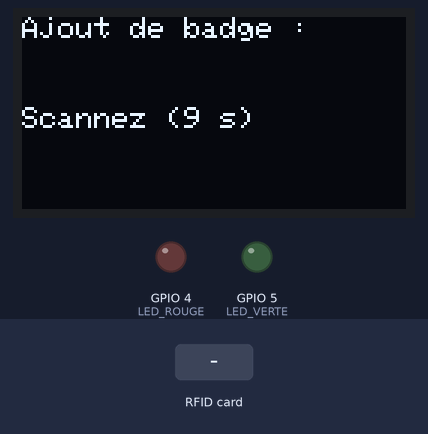
Simulated run of this sketch. Board: ESP32. Shown: 128×64 one-colour display, output pins drawn as LEDs (lit = HIGH). Inputs (shaded band) come from the test bench. WiFi joins after 1.5 s; servers stay silent unless stated; uploads are accepted with an empty reply; the local clock reads 2024-03-15 10:24:30 at power-on unless the sketch sets it; what the sketch prints to the serial monitor is not drawn.

Above: at 2.8 s.
2.9 s: RFID card DE AD BE EF held to the reader
At 4.0 s:
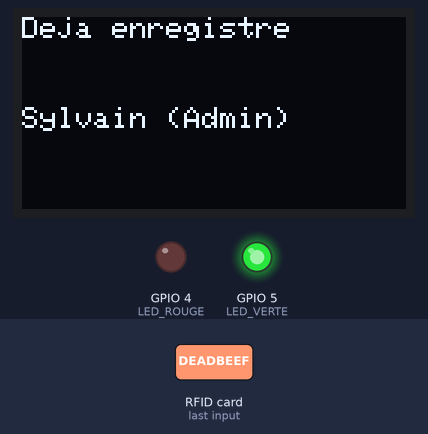
5.9 s: RFID card 5E 7A 19 C4 held to the reader
At 7.1 s:
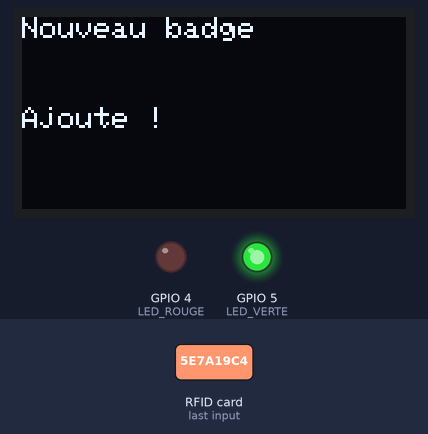
8.9 s: RFID card 5E 7A 19 C4 held to the reader
At 9.9 s:
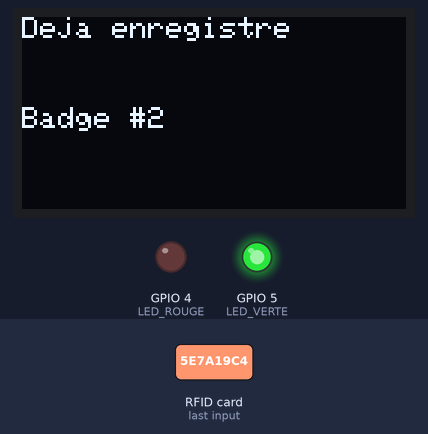
11.9 s: RFID card DE AD BE EF held to the reader
At 13.3 s:
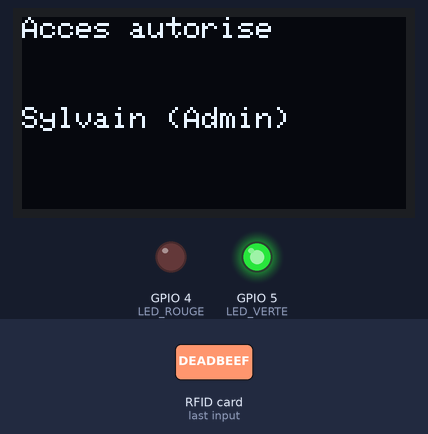
14.9 s: RFID card 5E 7A 19 C4 held to the reader
At 16.1 s:
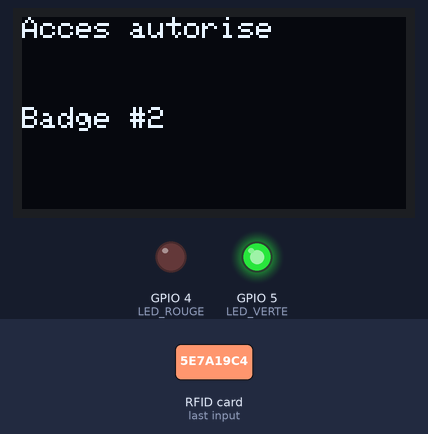
Timing chart, 0 to 18.1 s (numbered marks = the images above; inputs shaded):
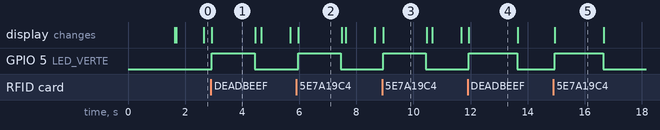

The sketch:

projetIot-rfid.ino
```cpp
#include <Wire.h>
#include <Adafruit_GFX.h>
#include <Adafruit_SSD1306.h>
#include <SPI.h>
#include <MFRC522.h>
#include <WiFi.h>
#include <WiFiClientSecure.h>
#include <HTTPClient.h>
#include <ESPAsyncWebServer.h>
#include <time.h>

const char* ssid = "...";
const char* password = "...";
const char* FIREBASE_HOST = "https://projetiot-rfid-default-rtdb.europe-west1.firebasedatabase.app";

const char* ntpServer = "pool.ntp.org";
const long gmtOffset_sec = 3600;      // UTC+1 (Paris)
const int daylightOffset_sec = 3600;  // Heure d'été

AsyncWebServer server(80);

// Ecran
#define SDA_PIN 9
#define SCL_PIN 10
#define SCREEN_WIDTH 128
#define SCREEN_HEIGHT 64
#define OLED_RESET -1
#define SCREEN_ADDR 0x3C

Adafruit_SSD1306 display(SCREEN_WIDTH, SCREEN_HEIGHT, &Wire, OLED_RESET);


// Capteur RFID
#define SCK_PIN 2
#define MISO_PIN 6
#define MOSI_PIN 7
#define SS_PIN 3
#define RST_PIN 8

MFRC522 rfid(SS_PIN, RST_PIN);


// LED
#define LED_ROUGE 4
#define LED_VERTE 5

struct Badge {
  byte uid[4];
  String nom;
};

// Liste badge valide
#define MAX_BADGES 10
Badge badges[MAX_BADGES] = {
  {{0xDE, 0xAD, 0xBE, 0xEF}, "Sylvain (Admin)"}
};
int nbBadges = 1;

unsigned long debutAjout = 0;
const unsigned long DUREE_AJOUT = 10000;
bool attenteAffichee = false;


// Interface WEB
const char index_html[] PROGMEM = R"rawliteral(
<!DOCTYPE HTML>
<html lang="fr">
<head>
  <meta charset="UTF-8">
  <meta name="viewport" content="width=device-width, initial-scale=1">
  <title>Historique RFID - Temps Réel</title>
  <style>
    body { font-family: Arial, sans-serif; margin: 20px; background: #f4f6f9; color: #333; }
    h2 { color: #1a73e8; }
    .status-bar { margin-bottom: 15px; font-size: 0.9em; color: #555; }
    table { width: 100%%; border-collapse: collapse; background: white; box-shadow: 0 2px 5px rgba(0,0,0,0.1); border-radius: 6px; overflow: hidden; }
    th, td { padding: 12px 15px; text-align: left; border-bottom: 1px solid #e0e0e0; }
    th { background-color: #1a73e8; color: white; }
    tr:hover { background-color: #f9f9f9; }
    .autorise { color: #188038; font-weight: bold; }
    .refuse { color: #d93025; font-weight: bold; }
  </style>
</head>
<body>
  <h2>Contrôle d'Accès RFID - Temps Réel</h2>
  <div class="status-bar" id="statusBar">Synchronisation avec Firebase...</div>
  <table>
    <thead>
      <tr>
        <th>Date et Heure</th>
        <th>UID du Badge</th>
        <th>Nom du Porteur</th>
        <th>Statut</th>
      </tr>
    </thead>
    <tbody id="logTable">
      <tr><td colspan="4">Chargement de l'historique...</td></tr>
    </tbody>
  </table>

  <script>
    const firebaseUrl = "%FIREBASE_URL%/passages.json";
    const tableBody = document.getElementById("logTable");
    const statusBar = document.getElementById("statusBar");

    async function chargerHistorique() {
      try {
        const res = await fetch(firebaseUrl);
        const data = await res.json();
        statusBar.innerText = "Connecté en temps réel à Firebase";

        if (!data) {
          tableBody.innerHTML = "<tr><td colspan='4'>Aucun passage enregistré dans Firebase.</td></tr>";
          return;
        }

        let html = "";
        const cles = Object.keys(data).reverse();
        cles.forEach(cle => {
          const item = data[cle];
          if (!item || !item.uid) return;
          const classe = item.statut === "Autorisé" ? "autorise" : "refuse";
          html += `<tr>
            <td>${item.dateHeure || "-"}</td>
            <td><code>${item.uid}</code></td>
            <td>${item.nom || "Inconnu"}</td>
            <td class="${classe}">${item.statut}</td>
          </tr>`;
        });
        tableBody.innerHTML = html;
      } catch (err) {
        statusBar.innerText = "Erreur de lecture Firebase";
        console.error(err);
      }
    }

    chargerHistorique();
    setInterval(chargerHistorique, 2000);
  </script>
</body>
</html>
)rawliteral";

String processor(const String& var) {
  if (var == "FIREBASE_URL") return FIREBASE_HOST;
  return "";
}

void afficher(const char* l1, const char* l2 = "") {
  display.clearDisplay();
  display.setTextSize(1);
  display.setTextColor(SSD1306_WHITE);
  display.setCursor(0, 0);
  display.println(l1);
  if (strlen(l2) > 0) {
    display.setCursor(0, 30);
    display.println(l2);
  }
  display.display();
}

String uidToString(byte *uid, byte len) {
  String s = "";
  for (byte i = 0; i < len; i++) {
    if (i > 0) s += " ";
    if (uid[i] < 0x10) s += "0";
    s += String(uid[i], HEX);
  }
  s.toUpperCase();
  return s;
}

String getDateHeure() {
  struct tm t;
  if (!getLocalTime(&t)) return "Heure non synchro";
  char buf[25];
  strftime(buf, sizeof(buf), "%d/%m/%Y %H:%M:%S", &t);
  return String(buf);
}

int trouverBadge(byte *uid, byte len) {
  if (len != 4) return -1;
  for (int i = 0; i < nbBadges; i++) {
    if (memcmp(uid, badges[i].uid, 4) == 0) return i;
  }
  return -1;
}

void envoyerFirebase(String uid, String nom, String statut) {
  if (WiFi.status() != WL_CONNECTED) return;

  WiFiClientSecure client;
  client.setInsecure();

  HTTPClient http;
  String url = String(FIREBASE_HOST) + "/passages.json";

  if (http.begin(client, url)) {
    http.addHeader("Content-Type", "application/json");

    String json = "{\"uid\":\"" + uid + "\",\"nom\":\"" + nom + "\",\"dateHeure\":\"" + getDateHeure() + "\",\"statut\":\"" + statut + "\"}";

    int code = http.POST(json);
    if (code > 0) {
      Serial.printf("Firebase OK (%d)\n", code);
    } else {
      Serial.printf("Erreur Firebase: %s\n", http.errorToString(code).c_str());
    }
    http.end();
  }
}

void enregistrerBadge() {
  if (!rfid.PICC_IsNewCardPresent() || !rfid.PICC_ReadCardSerial()) return;

  int idx = trouverBadge(rfid.uid.uidByte, rfid.uid.size);

  if (idx != -1) {
    afficher("Deja enregistre", badges[idx].nom.c_str());
    digitalWrite(LED_VERTE, HIGH);
  } else if (nbBadges >= MAX_BADGES) {
    afficher("Erreur memoire", "Liste pleine !");
    digitalWrite(LED_ROUGE, HIGH);
  } else {
    memcpy(badges[nbBadges].uid, rfid.uid.uidByte, 4);
    badges[nbBadges].nom = "Badge #" + String(nbBadges + 1);
    nbBadges++;

    afficher("Nouveau badge", "Ajoute !");
    digitalWrite(LED_VERTE, HIGH);
  }

  delay(1500);
  digitalWrite(LED_VERTE, LOW);
  digitalWrite(LED_ROUGE, LOW);

  rfid.PICC_HaltA();
  rfid.PCD_StopCrypto1();
}

void verifierAcces() {
  if (!rfid.PICC_IsNewCardPresent() || !rfid.PICC_ReadCardSerial()) return;

  String uid = uidToString(rfid.uid.uidByte, rfid.uid.size);
  int idx = trouverBadge(rfid.uid.uidByte, rfid.uid.size);

  String nom = (idx != -1) ? badges[idx].nom : "Inconnu";
  String statut = (idx != -1) ? "Autorisé" : "Refusé";

  if (idx != -1) {
    Serial.printf("Accès autorisé : %s (%s)\n", nom.c_str(), uid.c_str());
    afficher("Acces autorise", nom.c_str());
    digitalWrite(LED_VERTE, HIGH);
  } else {
    Serial.printf("Accès refusé (%s)\n", uid.c_str());
    afficher("Acces refuse", "Badge inconnu");
    digitalWrite(LED_ROUGE, HIGH);
  }

  envoyerFirebase(uid, nom, statut);

  delay(1500);
  digitalWrite(LED_VERTE, LOW);
  digitalWrite(LED_ROUGE, LOW);
  afficher("En attente...", "Approchez un tag");

  rfid.PICC_HaltA();
  rfid.PCD_StopCrypto1();
}

void setup() {
  Serial.begin(115200);

  pinMode(LED_ROUGE, OUTPUT);
  pinMode(LED_VERTE, OUTPUT);
  digitalWrite(LED_ROUGE, LOW);
  digitalWrite(LED_VERTE, LOW);

  Wire.begin(SDA_PIN, SCL_PIN);
  if (!display.begin(SSD1306_SWITCHCAPVCC, SCREEN_ADDR)) {
    Serial.println("Erreur OLED");
    while (1);
  }
  afficher("Connexion WiFi...");

  SPI.begin(SCK_PIN, MISO_PIN, MOSI_PIN, SS_PIN);
  rfid.PCD_Init();

  WiFi.begin(ssid, password);
  while (WiFi.status() != WL_CONNECTED) {
    delay(500);
    Serial.print(".");
  }
  Serial.printf("\nWiFi connecte! IP: %s\n", WiFi.localIP().toString().c_str());

  configTime(gmtOffset_sec, daylightOffset_sec, ntpServer);

  server.on("/", HTTP_GET, [](AsyncWebServerRequest *request) {
    request->send_P(200, "text/html", index_html, processor);
  });
  server.begin();

  debutAjout = millis();
}

void loop() {
  unsigned long elapsed = millis() - debutAjout;

  if (elapsed < DUREE_AJOUT) {
    int sec = (DUREE_AJOUT - elapsed) / 1000 + 1;
    char buf[25];
    snprintf(buf, sizeof(buf), "Scannez (%d s)", sec);
    afficher("Ajout de badge :", buf);
    enregistrerBadge();
  } else {
    if (!attenteAffichee) {
      String ip = "IP: " + WiFi.localIP().toString();
      afficher("En attente...", ip.c_str());
      attenteAffichee = true;
    }
    verifierAcces();
  }
}
```

Measured:
- after the input at 2.9 s, GPIO 5 (LED_VERTE): LOW → HIGH at once, → LOW 1.5 s later; the display: changes at once (image 1)
- after the input at 5.9 s, GPIO 5 (LED_VERTE): LOW → HIGH after 0.06 s, → LOW 1.5 s later; the display: changes after 0.06 s (image 2)
- after the input at 8.9 s, GPIO 5 (LED_VERTE): LOW → HIGH at once, → LOW 1.5 s later; the display: changes at once (image 3)
- after the input at 11.9 s, GPIO 5 (LED_VERTE): LOW → HIGH at once, → LOW 1.7 s later; the display: changes at once (image 4)
- after the input at 14.9 s, GPIO 5 (LED_VERTE): LOW → HIGH after 0.05 s, → LOW 1.7 s later; the display: changes after 0.05 s (image 5)
- what the display in image 1 shows lasts 1.6 s, from 2.9 s to 4.5 s
- what the display in image 4 shows lasts 1.8 s, from 11.9 s to 13.7 s
